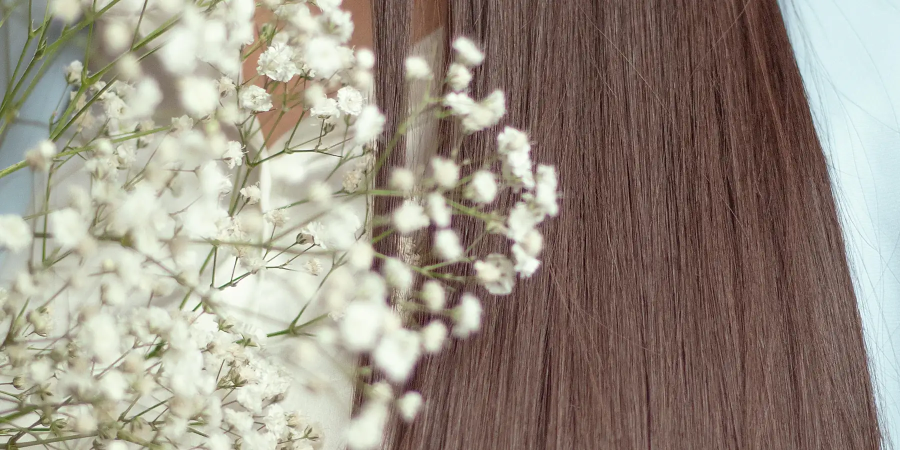
#> input picture assets/images/alisamiento-1800x900.webp, 1800 x 900 px, given in place of IMG_0328.jpg, which was not available (shown at 1/2 size)
$ python foto_inicio_alisamientos.py ../assets/images/alisamiento-1800x900.webp
#> lines starting #> are read from the running program, lines starting #| are printed output that depends on the picture; pictures that were not available may be replaced by others from this repository, and a replacement may not be noted
# Tarjeta "Alisamientos" del inicio: imagenes/IMG_0328.jpg enfocada en el cabello (cabeza y puntas completas),
# sin los esmaltes ni la puerta (la franja izquierda se rellena con el tono de la pared).
import sys
from PIL import Image, ImageOps, ImageFilter
S=sys.argv[1] if len(sys.argv) > 1 else "./"  # carpeta para una copia PNG de revisión
im=ImageOps.exif_transpose(Image.open('imagenes/IMG_0328.jpg')).convert('RGB'); k=1536/600
#> further down, im is the input picture: PIL image 1800x900 RGB; mean R, G, B 154, 144.7, 132.1
x0,y0,x1,y1=[round(v*k) for v in (75,66,600,766)]  # aire arriba y abajo (el zoom animado no corta puntas)
c=im.crop((x0,y0,x1,y1)).resize((600,800),Image.LANCZOS)
# Muestra de la pared blanca limpia (x 60-68) → tono por fila, muy suavizado
col=c.crop((100,0,108,470)).resize((1,470),Image.BOX).filter(ImageFilter.GaussianBlur(25))
relleno=col.resize((106,470),Image.BILINEAR)
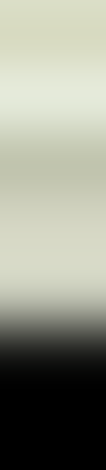
#> relleno: PIL image 106x470 RGB; mean R, G, B 148.1, 150.5, 136.6
mask=Image.new("L",(106,470),255)
#> mask: PIL image 106x470 L; every value is 255
g=Image.linear_gradient('L').rotate(90).resize((18,470)); mask.paste(g,(88,0))  # se funde hacia la derecha
#> after `g = Image.linear_gradient('L').rotate(90).resize((18, 470))`:
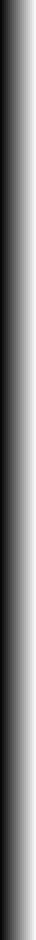
#> g: PIL image 18x470 L (shown 2 times larger); min 7, max 248, mean 127.6
#> after `mask.paste(g, (88, 0))`:
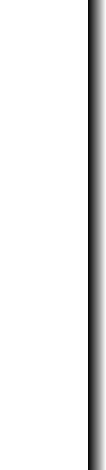
#> mask: PIL image 106x470 L; min 7, max 255, mean 233.4
v=Image.linear_gradient('L').resize((106,60)).point(lambda p:255-p);
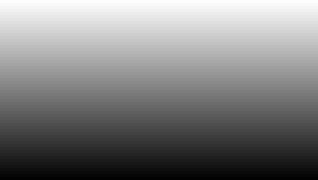
#> v: PIL image 106x60 L (shown 3 times larger); min 2, max 253, mean 127.5
base=mask.crop((0,410,106,470)); mask.paste(Image.composite(base,Image.new("L",(106,60),0),v),(0,410))  # se funde hacia abajo
#> after `base = mask.crop((0, 410, 106, 470))`:
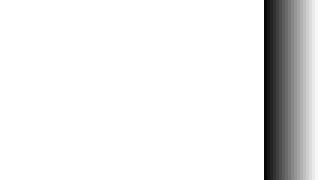
#> base: PIL image 106x60 L (shown 3 times larger); min 7, max 255, mean 233.4
#> after `mask.paste(Image.composite(base, Image.new('L', (106, 60), 0), v), (0,`:
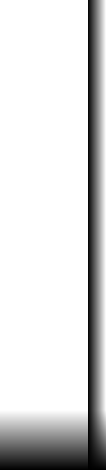
#> mask: PIL image 106x470 L; min 0, max 255, mean 218.5
c.paste(relleno,(0,0),mask)
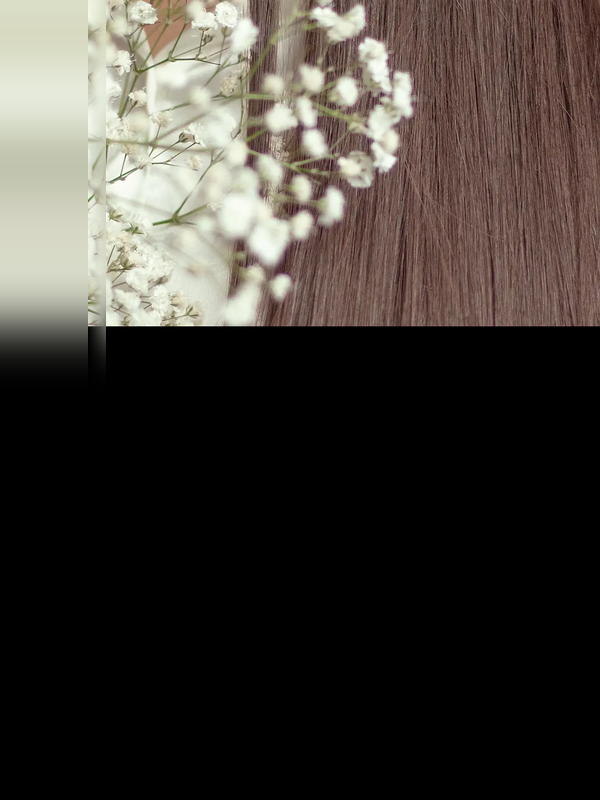
#> c: PIL image 600x800 RGB; mean R, G, B 64.1, 59.3, 53.7
c.save(S+'liso_limpio.png'); c.save('assets/media/inicio-alisamientos.webp','WEBP',quality=86,method=6)

$ run again, on assets/images/alisamiento-600x800.webp
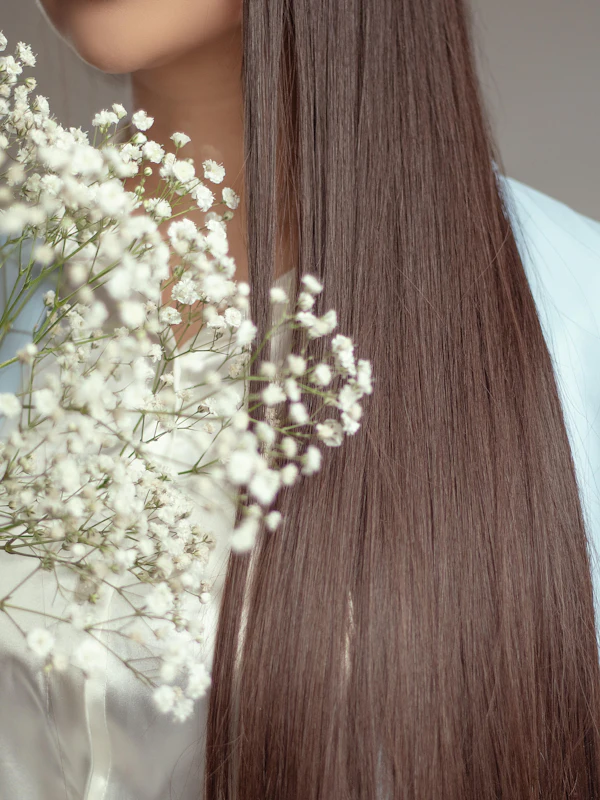
#> input picture assets/images/alisamiento-600x800.webp, 600 x 800 px, given in place of IMG_0328.jpg, which was not available
#> im is the input picture: PIL image 600x800 RGB; mean R, G, B 140.9, 127.2, 116
#> `relleno=col.resize((106,470),Image.BILINEAR)`:
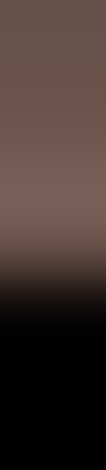
#> relleno: PIL image 106x470 RGB; mean R, G, B 65.8, 51.1, 46.8
#> `c.paste(relleno,(0,0),mask)`:
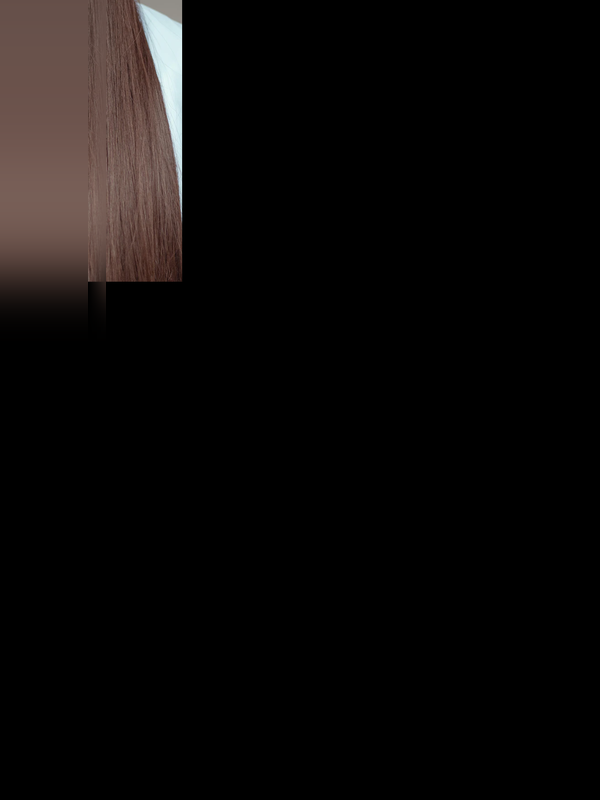
#> c: PIL image 600x800 RGB; mean R, G, B 12.1, 9.8, 9.2
